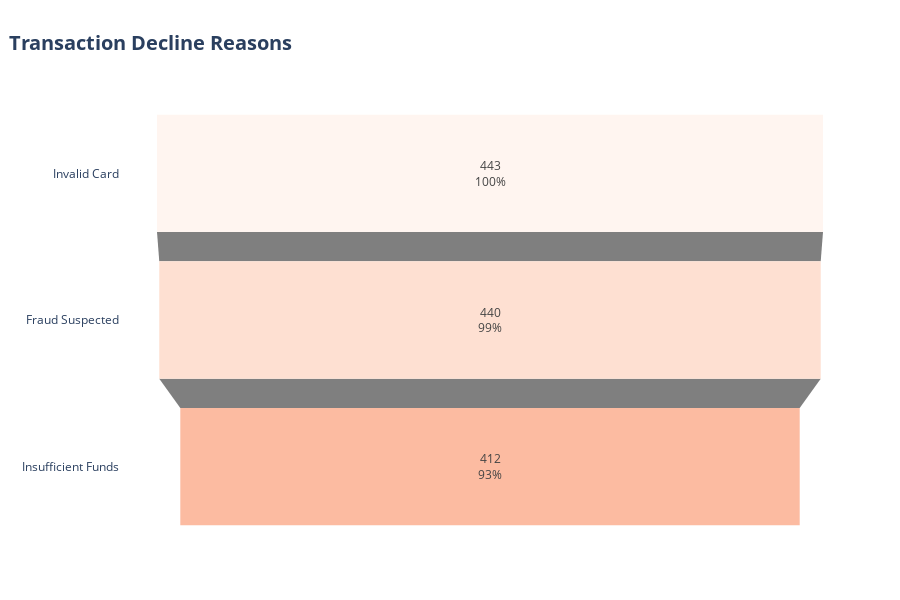

Notebook code cell kept with this figure:
### Markdown cell above
### Decline Reasons Funnel

### Code cell
decline_reasons_funnel_query = """
    SELECT decline_reason, SUM(declined_count) as total_declines 
    FROM gold.analytics_transaction_decline_analysis 
    GROUP BY decline_reason 
    ORDER BY total_declines DESC
"""

decline_reasons_funnel_df = fetch_data(decline_reasons_funnel_query)

fig = go.Figure(
    go.Funnel(
        y=decline_reasons_funnel_df['decline_reason'],
        x=decline_reasons_funnel_df['total_declines'],
        textinfo="value+percent initial",
        textposition="inside",
        marker=dict(color=px.colors.sequential.Reds),
        hovertemplate='<b>%{y}</b><br>Declines: %{x:,}<extra></extra>'
    )
)

fig.update_layout(
    title=dict(
        text="Transaction Decline Reasons",
        x=0.01,
        font=dict(size=20, weight="bold")
    ),
    height=600,
    plot_bgcolor="white",
    paper_bgcolor="white",
    margin=dict(t=100, l=120, r=40, b=60)
)

fig.show()

### Figure 1 — Plotly figure (JSON) as saved in the notebook; plotly's stock layout.template omitted (floating-point values rounded to 4 significant figures)
{"data": [{"hovertemplate": "<b>%{y}</b><br>Declines: %{x:,}<extra></extra>", "marker": {"color": ["rgb(255,245,240)", "rgb(254,224,210)", "rgb(252,187,161)", "rgb(252,146,114)", "rgb(251,106,74)", "rgb(239,59,44)", "rgb(203,24,29)", "rgb(165,15,21)", "rgb(103,0,13)"]}, "textinfo": "value+percent initial", "textposition": "inside", "type": "funnel", "x": [443.0, 440.0, 412.0], "y": ["Invalid Card", "Fraud Suspected", "Insufficient Funds"]}], "layout": {"height": 600, "margin": {"b": 60, "l": 120, "r": 40, "t": 100}, "paper_bgcolor": "white", "plot_bgcolor": "white", "title": {"font": {"size": 20, "weight": "bold"}, "text": "Transaction Decline Reasons", "x": 0.01}}}
